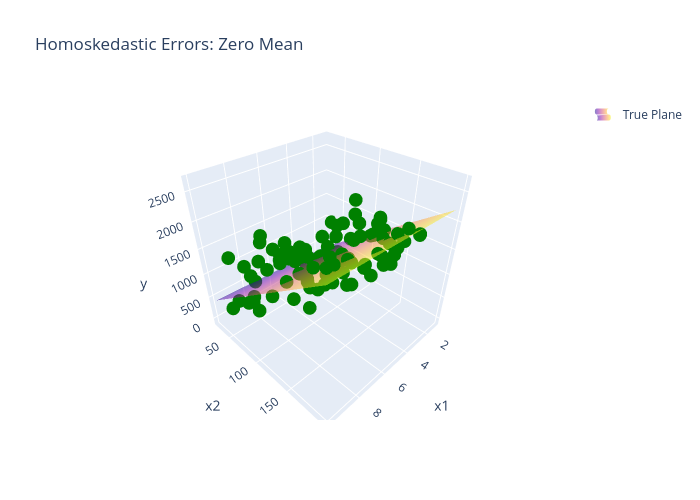
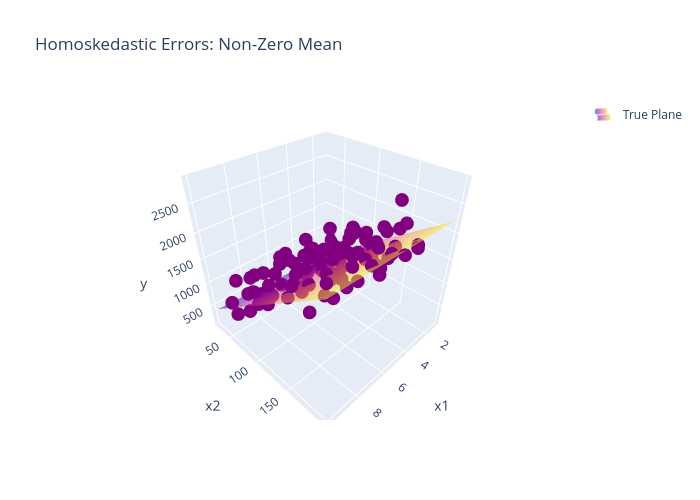

Notebook cell for these charts, in order:
### Markdown cell above
### Zero Mean errors

### Code cell
# Generate data
np.random.seed(2231)
n = 100

# Features
x1 = np.random.uniform(1, 10, n)
x2 = np.random.uniform(25, 200, n)
X = np.column_stack([np.ones(n), x1, x2])

# True coefficients
theta = np.random.randint(0, 20, 3)

# True target
true_y = X @ theta

# Errors
error_zero_mean = np.random.normal(0, 300, n)
error_nonzero_mean = np.random.normal(50, 300, n)  # mean = 50

# Observed values
y_zero = true_y + error_zero_mean
y_nonzero = true_y + error_nonzero_mean

# Residuals using true coefficients
res_zero = y_zero - true_y
res_nonzero = y_nonzero - true_y


# Create grid for surfaces
grid_x1, grid_x2 = np.meshgrid(
    np.linspace(x1.min(), x1.max(), 30),
    np.linspace(x2.min(), x2.max(), 30)
)
grid_X = np.column_stack([np.ones(grid_x1.size), grid_x1.ravel(), grid_x2.ravel()])
surface_true = (grid_X @ theta).reshape(grid_x1.shape)


# 3D scatterplots with regression plane
# Zero-mean errors
fig1 = px.scatter_3d(
    x=x1, y=x2, z=y_zero,
    title="Homoskedastic Errors: Zero Mean",
    labels={'x':'x1', 'y':'x2', 'z':'y'},
    color_discrete_sequence=['green']
)
fig1.add_traces(go.Surface(
    x=grid_x1, y=grid_x2, z=surface_true,
    opacity=0.5, showscale=False,
    name="True Plane", showlegend=True
))
fig1.update_layout(width=700, height=500)
fig1.show()

# Non-zero mean errors
fig2 = px.scatter_3d(
    x=x1, y=x2, z=y_nonzero,
    title="Homoskedastic Errors: Non-Zero Mean",
    labels={'x':'x1', 'y':'x2', 'z':'y'},
    color_discrete_sequence=['purple']
)
fig2.add_traces(go.Surface(
    x=grid_x1, y=grid_x2, z=surface_true,
    opacity=0.5, showscale=False,
    name="True Plane", showlegend=True
))
fig2.update_layout(width=700, height=500)
fig2.show()

# Residuals vs fitted values
fitted = true_y  # linear model, fitted = true_y = X @ theta

plt.figure(figsize=(10,5))
plt.scatter(fitted, res_zero, color='green', alpha=0.6, label='Zero-mean errors')
plt.scatter(fitted, res_nonzero, color='purple', alpha=0.6, label='Non-zero-mean errors')

# Horizontal lines
plt.axhline(np.mean(error_zero_mean), linestyle='--', color='green', label='Mean of zero errors')
plt.axhline(np.mean(error_nonzero_mean), linestyle='--', color='purple', label='Mean of non-zero errors')

plt.xlabel("Fitted values")
plt.ylabel("Residuals")
plt.title("Residuals vs Fitted: Zero vs Non-Zero Mean Errors")
plt.legend()
plt.show()

### Figure 1 — Plotly figure (JSON) as saved in the notebook; plotly's stock layout.template omitted (floating-point values rounded to 4 significant figures; data arrays with more than 128 entries replaced by an {"elided": "..."} marker saying what was removed)
{"data": [{"hovertemplate": "x1=%{x}<br>x2=%{y}<br>y=%{z}<extra></extra>", "legendgroup": "", "marker": {"color": "green", "symbol": "circle"}, "mode": "markers", "name": "", "scene": "scene", "showlegend": false, "type": "scatter3d", "x": [6.094, 4.321, 4.622, 1.806, 8.341, 7.62, 6.699, 1.3, 7.947, 7.483, 3.645, 7.044, 3.476, 3.771, 1.394, 4.254, 1.278, 8.784, 1.144, 7.303, 8.763, 7.838, 5.423, 1.157, 3.258, 5.051, 7.954, 5.187, 5.182, 8.92, 8.649, 2.807, 4.427, 6.871, 7.06, 7.383, 4.332, 2.267, 3.374, 4.949, 3.424, 9.08, 6.437, 8.042, 4.361, 9.312, 5.075, 4.068, 5.138, 6.723, 2.169, 3.938, 3.226, 5.78, 7.238, 8.178, 6.472, 4.065, 4.762, 7.62, 4.512, 6.815, 7.189, 5.534, 9.316, 6.546, 6.599, 6.577, 9.98, 5.668, 7.934, 2.79, 2.212, 2.069, 8.751, 6.92, 9.912, 7.157, 5.341, 2.49, 5.511, 7.571, 7.984, 4.633, 3.315, 3.711, 1.886, 6.871, 5.315, 5.094, 7.687, 8.429, 5.808, 8.851, 4.283, 6.995, 4.19, 4.681, 3.04, 9.293], "y": [132.6, 53.05, 26.95, 113.8, 174.3, 75.77, 87.56, 76.93, 135.9, 153.5, 45.55, 104.6, 190.5, 146.9, 72.98, 169.4, 102.1, 66.66, 34.67, 44.74, 32.07, 91.83, 103.1, 147.6, 51.97, 183.5, 112.8, 198.6, 72.14, 77.4, 50.16, 157.5, 180.6, 158.3, 102.2, 28.4, 111.8, 134.4, 144.0, 113.4, 77.82, 138.2, 160.3, 68.79, 127.4, 185.2, 31.27, 47.91, 49.53, 179.2, 65.6, 157.1, 67.99, 185.8, 152.3, 160.9, 104.9, 197.2, 86.39, 25.76, 53.29, 155.7, 33.9, 162.0, 44.45, 57.31, 119.7, 190.2, 94.34, 156.5, 132.4, 118.6, 84.34, 125.1, 123.5, 164.0, 58.18, 118.1, 112.6, 25.47, 140.1, 180.4, 77.36, 181.7, 87.23, 70.94, 58.0, 189.1, 26.13, 124.9, 29.5, 194.8, 183.1, 161.6, 107.2, 139.8, 50.39, 138.6, 131.5, 110.4], "z": [1320.0, 186.9, 514.4, 1281.0, 2145.0, 1533.0, 1256.0, 1418.0, 970.4, 1968.0, 450.7, 1704.0, 2029.0, 1973.0, 863.4, 1843.0, 1118.0, 683.5, 961.0, 1397.0, 249.3, 1427.0, 1663.0, 1300.0, 511.9, 1712.0, 921.9, 2410.0, 792.9, 508.8, 1151.0, 1334.0, 1873.0, 1647.0, 1186.0, 427.6, 1118.0, 1582.0, 1985.0, 1673.0, 514.8, 2173.0, 1766.0, 1793.0, 2329.0, 2341.0, 981.9, 22.34, 840.7, 1907.0, 606.8, 1806.0, 899.6, 1829.0, 1479.0, 1682.0, 818.9, 2170.0, 1054.0, -68.83, 819.0, 2418.0, 899.2, 1602.0, 1382.0, 1016.0, 935.1, 2166.0, 1053.0, 2070.0, 1996.0, 745.3, 599.4, 1740.0, 1500.0, 1920.0, 562.7, 1648.0, 1159.0, 24.37, 1021.0, 1755.0, 647.1, 2143.0, 681.5, 655.4, 1125.0, 1860.0, 702.6, 1440.0, 617.4, 2657.0, 1964.0, 2078.0, 1123.0, 1475.0, 582.2, 2042.0, 1582.0, 1692.0]}, {"name": "True Plane", "opacity": 0.5, "showlegend": true, "showscale": false, "type": "surface", "x": {"elided": "30x30 float values"}, "y": {"elided": "30x30 float values"}, "z": {"elided": "30x30 float values"}}], "layout": {"height": 500, "legend": {"tracegroupgap": 0}, "scene": {"domain": {"x": [0, 1], "y": [0, 1]}, "xaxis": {"title": {"text": "x1"}}, "yaxis": {"title": {"text": "x2"}}, "zaxis": {"title": {"text": "y"}}}, "title": {"text": "Homoskedastic Errors: Zero Mean"}, "width": 700}}

### Figure 2 — Plotly figure (JSON) as saved in the notebook; plotly's stock layout.template omitted (floating-point values rounded to 4 significant figures; data arrays with more than 128 entries replaced by an {"elided": "..."} marker saying what was removed)
{"data": [{"hovertemplate": "x1=%{x}<br>x2=%{y}<br>y=%{z}<extra></extra>", "legendgroup": "", "marker": {"color": "purple", "symbol": "circle"}, "mode": "markers", "name": "", "scene": "scene", "showlegend": false, "type": "scatter3d", "x": [6.094, 4.321, 4.622, 1.806, 8.341, 7.62, 6.699, 1.3, 7.947, 7.483, 3.645, 7.044, 3.476, 3.771, 1.394, 4.254, 1.278, 8.784, 1.144, 7.303, 8.763, 7.838, 5.423, 1.157, 3.258, 5.051, 7.954, 5.187, 5.182, 8.92, 8.649, 2.807, 4.427, 6.871, 7.06, 7.383, 4.332, 2.267, 3.374, 4.949, 3.424, 9.08, 6.437, 8.042, 4.361, 9.312, 5.075, 4.068, 5.138, 6.723, 2.169, 3.938, 3.226, 5.78, 7.238, 8.178, 6.472, 4.065, 4.762, 7.62, 4.512, 6.815, 7.189, 5.534, 9.316, 6.546, 6.599, 6.577, 9.98, 5.668, 7.934, 2.79, 2.212, 2.069, 8.751, 6.92, 9.912, 7.157, 5.341, 2.49, 5.511, 7.571, 7.984, 4.633, 3.315, 3.711, 1.886, 6.871, 5.315, 5.094, 7.687, 8.429, 5.808, 8.851, 4.283, 6.995, 4.19, 4.681, 3.04, 9.293], "y": [132.6, 53.05, 26.95, 113.8, 174.3, 75.77, 87.56, 76.93, 135.9, 153.5, 45.55, 104.6, 190.5, 146.9, 72.98, 169.4, 102.1, 66.66, 34.67, 44.74, 32.07, 91.83, 103.1, 147.6, 51.97, 183.5, 112.8, 198.6, 72.14, 77.4, 50.16, 157.5, 180.6, 158.3, 102.2, 28.4, 111.8, 134.4, 144.0, 113.4, 77.82, 138.2, 160.3, 68.79, 127.4, 185.2, 31.27, 47.91, 49.53, 179.2, 65.6, 157.1, 67.99, 185.8, 152.3, 160.9, 104.9, 197.2, 86.39, 25.76, 53.29, 155.7, 33.9, 162.0, 44.45, 57.31, 119.7, 190.2, 94.34, 156.5, 132.4, 118.6, 84.34, 125.1, 123.5, 164.0, 58.18, 118.1, 112.6, 25.47, 140.1, 180.4, 77.36, 181.7, 87.23, 70.94, 58.0, 189.1, 26.13, 124.9, 29.5, 194.8, 183.1, 161.6, 107.2, 139.8, 50.39, 138.6, 131.5, 110.4], "z": [1878.0, 1303.0, 678.7, 1018.0, 1805.0, 1248.0, 1174.0, 1268.0, 1614.0, 2605.0, 914.4, 1025.0, 2059.0, 1841.0, 1198.0, 1779.0, 995.8, 986.0, 730.2, 953.8, 918.0, 1205.0, 1181.0, 1856.0, 486.2, 2086.0, 1414.0, 2196.0, 613.5, 855.3, 768.1, 1697.0, 2390.0, 2262.0, 1101.0, 779.1, 1162.0, 993.6, 1308.0, 1664.0, 432.8, 1809.0, 2533.0, 593.1, 1952.0, 2318.0, 938.0, 446.9, 862.7, 2618.0, 901.5, 2200.0, 637.5, 2557.0, 2083.0, 1691.0, 1629.0, 2138.0, 1164.0, 735.0, 976.3, 1700.0, 350.0, 1896.0, 370.7, 1134.0, 1740.0, 2451.0, 1088.0, 1468.0, 1882.0, 1550.0, 1248.0, 1374.0, 1405.0, 1639.0, 886.8, 734.1, 1062.0, 642.1, 1845.0, 2395.0, 863.4, 2853.0, 1218.0, 1129.0, 134.0, 2215.0, 853.5, 1138.0, 442.5, 2490.0, 1839.0, 2463.0, 1263.0, 1679.0, 548.0, 1714.0, 1558.0, 1609.0]}, {"name": "True Plane", "opacity": 0.5, "showlegend": true, "showscale": false, "type": "surface", "x": {"elided": "30x30 float values"}, "y": {"elided": "30x30 float values"}, "z": {"elided": "30x30 float values"}}], "layout": {"height": 500, "legend": {"tracegroupgap": 0}, "scene": {"domain": {"x": [0, 1], "y": [0, 1]}, "xaxis": {"title": {"text": "x1"}}, "yaxis": {"title": {"text": "x2"}}, "zaxis": {"title": {"text": "y"}}}, "title": {"text": "Homoskedastic Errors: Non-Zero Mean"}, "width": 700}}
